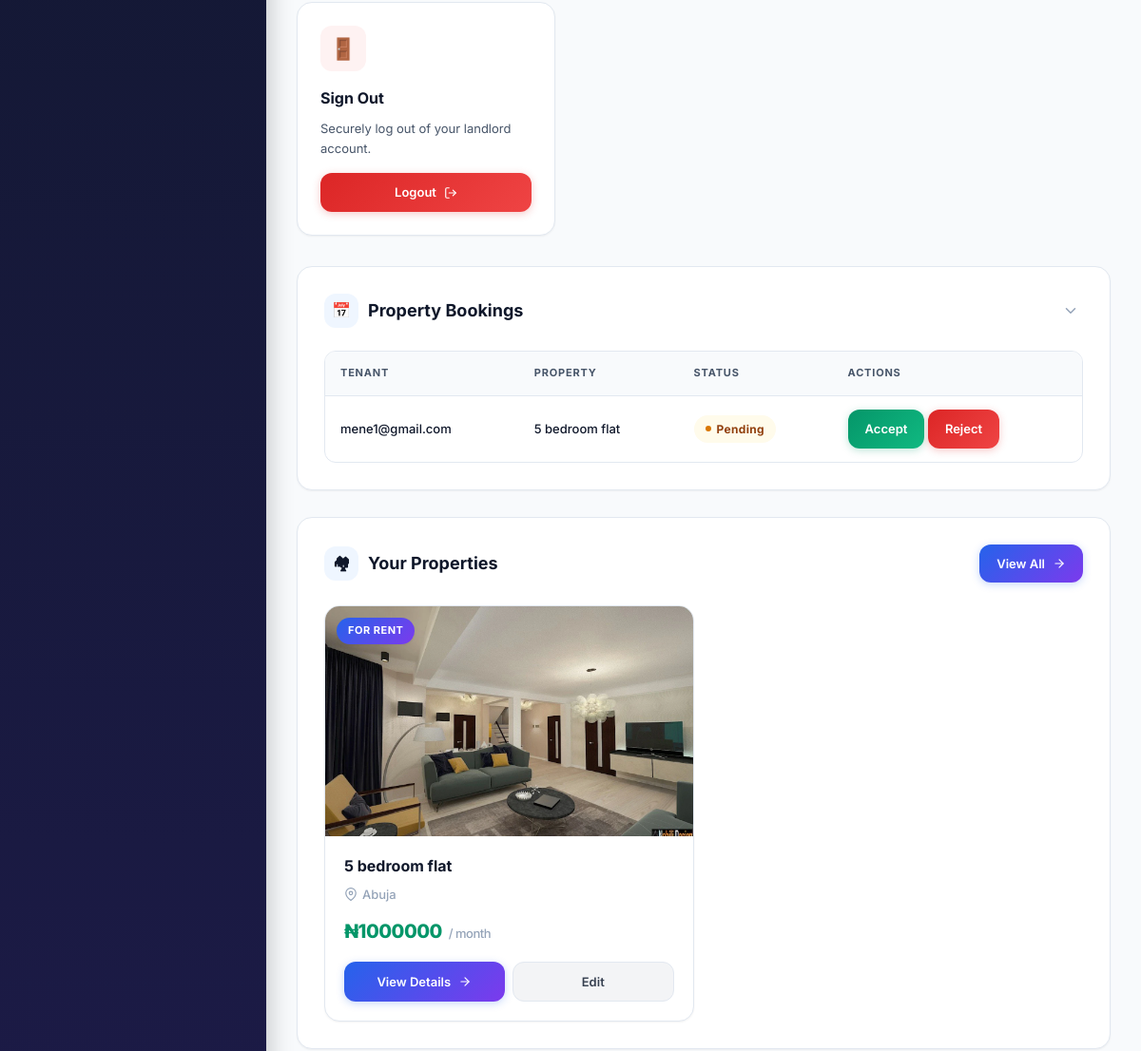
The app's page /accounts/dashboard/landlord/ (signed in, middle part), older data.
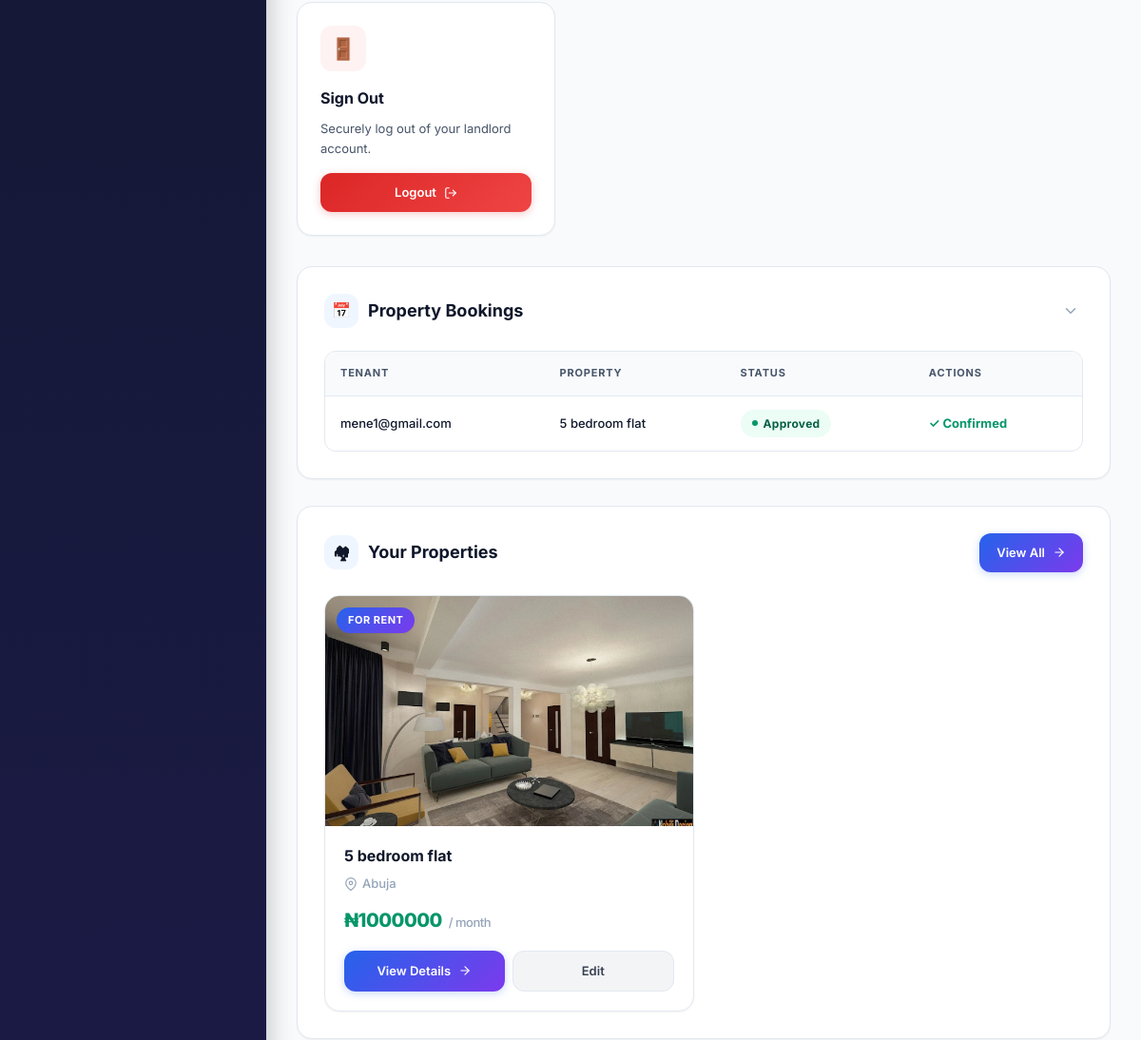
The same page, newer data.
### bookings/models.py (models this page shows, shortened)
class Booking(models.Model):
    STATUS_CHOICES = [
        ('pending', 'Pending'),
        ('approved', 'Approved'),
        ('rejected', 'Rejected'),
        ('cancelled', 'Cancelled'),
    ]
    property = models.ForeignKey(
        'listings.Property',
        on_delete=models.CASCADE,
        related_name='bookings'
    )
    tenant = models.ForeignKey(
    settings.AUTH_USER_MODEL,
    on_delete=models.CASCADE,
    related_name='tenant_bookings',
    null=True,
    blank=True
    )
    landlord = models.ForeignKey(
        settings.AUTH_USER_MODEL,
        on_delete=models.CASCADE,
        related_name='landlord_bookings',
        null=True,
        blank=True
    )
    start_date = models.DateField()
    end_date = models.DateField()
    total_price = models.DecimalField(max_digits=12, decimal_places=2, default=0)
    status = models.CharField(max_length=20, choices=STATUS_CHOICES, default='pending')
    notes = models.TextField(blank=True)
    created_at = models.DateTimeField(auto_now_add=True)
    updated_at = models.DateTimeField(auto_now=True)
    class Meta:
        ordering = ['-created_at']

### accounts/models.py (models this page shows, shortened)
class User(AbstractUser):
    USER_TYPE_CHOICES = (
        ('tenant', 'Tenant'),
        ('landlord', 'Landlord'),
    )
    user_type = models.CharField(max_length=10, choices=USER_TYPE_CHOICES)
    email = models.EmailField(unique=True)
    phone = models.CharField(max_length=15, blank=True, null=True)
    is_verified = models.BooleanField(default=False)
    is_landlord = models.BooleanField(default=False)
    USERNAME_FIELD = 'email'
    REQUIRED_FIELDS = ['username']

### listings/models.py (models this page shows, shortened)
class Property(models.Model):
    PROPERTY_TYPE_CHOICES = [
        ('apartment', 'Apartment'),
        ('house', 'House'),
        ('studio', 'Studio'),
        ('condo', 'Condo'),
        ('townhouse', 'Townhouse'),
        ('commercial', 'Commercial'),
    ]
    STATUS_CHOICES = [
        ('vacant', 'Vacant'),
        ('occupied', 'Occupied'),
        ('maintenance', 'Under Maintenance'),
    ]
    owner = models.ForeignKey(
        User,
        on_delete=models.CASCADE,
        related_name='properties'
    )
    title = models.CharField(max_length=200)
    description = models.TextField(blank=True)
    price = models.DecimalField(max_digits=12, decimal_places=2)
    address = models.CharField(max_length=255, default="")
    city = models.CharField(max_length=100, default="Abuja")
    state = models.CharField(max_length=100, blank=True)
    zip_code = models.CharField(max_length=20, blank=True)
    location = models.CharField(max_length=255, blank=True, help_text="Neighborhood or area description")
    property_type = models.CharField(max_length=20, choices=PROPERTY_TYPE_CHOICES, default='apartment')
    bedrooms = models.PositiveIntegerField(default=1)
    bathrooms = models.DecimalField(max_digits=3, decimal_places=1, default=1.0)
    sqft = models.PositiveIntegerField(default=0, verbose_name="Square Feet")
    image = models.ImageField(upload_to='properties/')
    status = models.CharField(max_length=20, choices=STATUS_CHOICES, default='vacant')
    is_available = models.BooleanField(default=True)
    amenities = models.CharField(max_length=500, blank=True, help_text="Comma-separated: Pool, Gym, WiFi, etc.")
    created_at = models.DateTimeField(auto_now_add=True)
    updated_at = models.DateTimeField(auto_now=True)
    class Meta:
        ordering = ['-created_at']

### accounts/views.py (the view)
# urls.py: path('dashboard/landlord/', views.landlord_dashboard, name='landlord_dashboard'),
@login_required
def landlord_dashboard(request):
    if request.user.user_type == 'tenant':
        return redirect('accounts:tenant_dashboard')
    properties = Property.objects.filter(owner=request.user).order_by('-created_at')
    recent_properties = properties[:5]
    bookings = Booking.objects.filter(
        property__owner=request.user
    ).select_related('tenant', 'property').order_by('-id')
    total_value = properties.aggregate(total=Sum('price'))['total'] or 0
    approved_bookings = bookings.filter(status='Approved').count()
    pending_bookings = bookings.filter(status='Pending').count()
    vacant_count = properties.filter(status='vacant').count()
    occupied_count = properties.filter(status='occupied').count()
    maintenance_count = properties.filter(status='maintenance').count()
    monthly_income = properties.filter(
        status='occupied'
    ).aggregate(total=Sum('price'))['total'] or 0
    chats = ListingMessage.objects.filter(
        receiver=request.user
    ).select_related('sender', 'property').order_by('-created_at')
    unread_messages = ListingMessage.objects.filter(
        receiver=request.user,
        is_read=False
    ).count()
    unread_notifications = Notification.objects.filter(
        Q(target_group='ALL') |
        Q(target_group='LANDLORDS') |
        Q(recipient=request.user),
        is_read=False
    ).distinct().count()
    context = {
        'properties': recent_properties,
        'all_properties_count': properties.count(),
        'bookings': bookings,
        'total_value': total_value,
        'approved_bookings': approved_bookings,
        'pending_bookings': pending_bookings,
        'vacant_count': vacant_count,
        'occupied_count': occupied_count,
        'maintenance_count': maintenance_count,
        'monthly_income': monthly_income,
        'chats': chats,
        'unread_messages': unread_messages,
        'unread_notifications': unread_notifications,
    }
    return render(request, 'accounts/landlord_dashboard.html', context)

### listings/context_processors.py (called while the page is built)
def pending_bookings_count(request):
    count = 0
    if request.user.is_authenticated and getattr(request.user, 'user_type', None) == 'landlord':
        count = Booking.objects.filter(
            property__owner=request.user,
            status='pending'
        ).count()
    return {'pending_bookings_count': count}

### accounts/templates/accounts/landlord_dashboard.html (shortened to what the changed rows need)
{% extends 'accounts/base.html' %}
{% block content %}
<div class="layout">
    <div class="main">
        <div class="content">
            <div class="section">
                <div class="section-header">
                    <h2>
                        <span class="icon">📅</span>
                        Property Bookings
                    </h2>
                </div>
                <div class="collapsible-content open" id="bookings-content">
                    <div class="table-wrapper">
                        <table>
                            <thead>
                                <tr>
                                    <th>Tenant</th>
                                    <th>Property</th>
                                    <th>Status</th>
                                    <th>Actions</th>
                                </tr>
                            </thead>
                            <tbody>
                                 {% for booking in bookings %}
                                <tr>
                                    <td>{{ booking.tenant.email }}</td>
                                    <td>{{ booking.property.title }}</td>
                                    <td>
                                        {% if booking.status == 'pending' %}
    <span class="status status-pending">Pending</span>
{% elif booking.status == 'approved' %}
    <span class="status status-approved">Approved</span>
{% elif booking.status == 'rejected' %}
    <span class="status status-rejected">Rejected</span>
{% endif %}
                                    </td>
                                    <td>
                                        {% if booking.status == 'pending' %}
    <a href="{% url 'accounts:approve_booking' booking.id %}"
       class="btn btn-success btn-sm">
        Accept
    </a>
    <a href="{% url 'accounts:reject_booking' booking.id %}"
       class="btn btn-danger btn-sm">
        Reject
    </a>
{% elif booking.status == 'approved' %}
    <span style="color: var(--success); font-weight:700;">
        ✓ Confirmed
    </span>
{% elif booking.status == 'rejected' %}
    <span style="color: var(--danger); font-weight:700;">
        ✗ Declined
    </span>
{% endif %}
                                    </td>
                                </tr>
                                {% endfor %}
                            </tbody>
                        </table>
                    </div>
                </div>
            </div>
            <div class="section" id="properties-section">
                <div class="section-header">
                    <h2>
                        <span class="icon">🏘</span>
                        Your Properties
                    </h2>
                </div>
            </div>
        </div>
    </div>
</div>
{% endblock %}

Row changes from the older to the newer data that the page shows:
changed Booking "mene1@gmail.com": status "Pending Accept Reject" → "Approved ✓ Confirmed"
